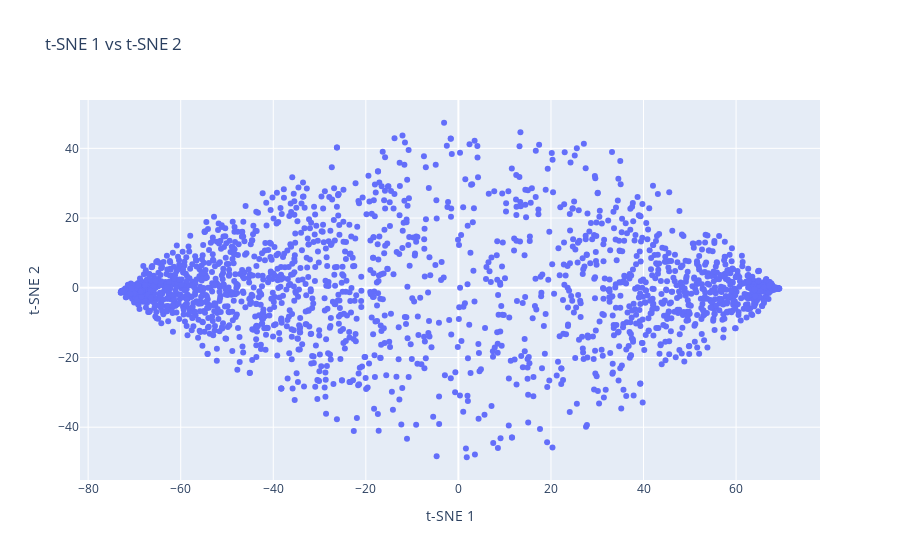

The cell this chart's notebook holds for it:
### Code cell
plot_words(lstm_tsne_embds, 0, number_of_words, 1)

### Figure 1 — Plotly figure (JSON) as saved in the notebook; plotly's stock layout.template omitted (floating-point values rounded to 4 significant figures; data arrays with more than 128 entries replaced by an {"elided": "..."} marker saying what was removed)
{"data": [{"mode": "markers", "text": {"elided": "2000 str values"}, "type": "scatter", "x": {"elided": "2000 float values"}, "y": {"elided": "2000 float values"}}], "layout": {"hovermode": "closest", "title": {"text": "t-SNE 1 vs t-SNE 2"}, "xaxis": {"title": {"text": "t-SNE 1"}}, "yaxis": {"title": {"text": "t-SNE 2"}}}}
